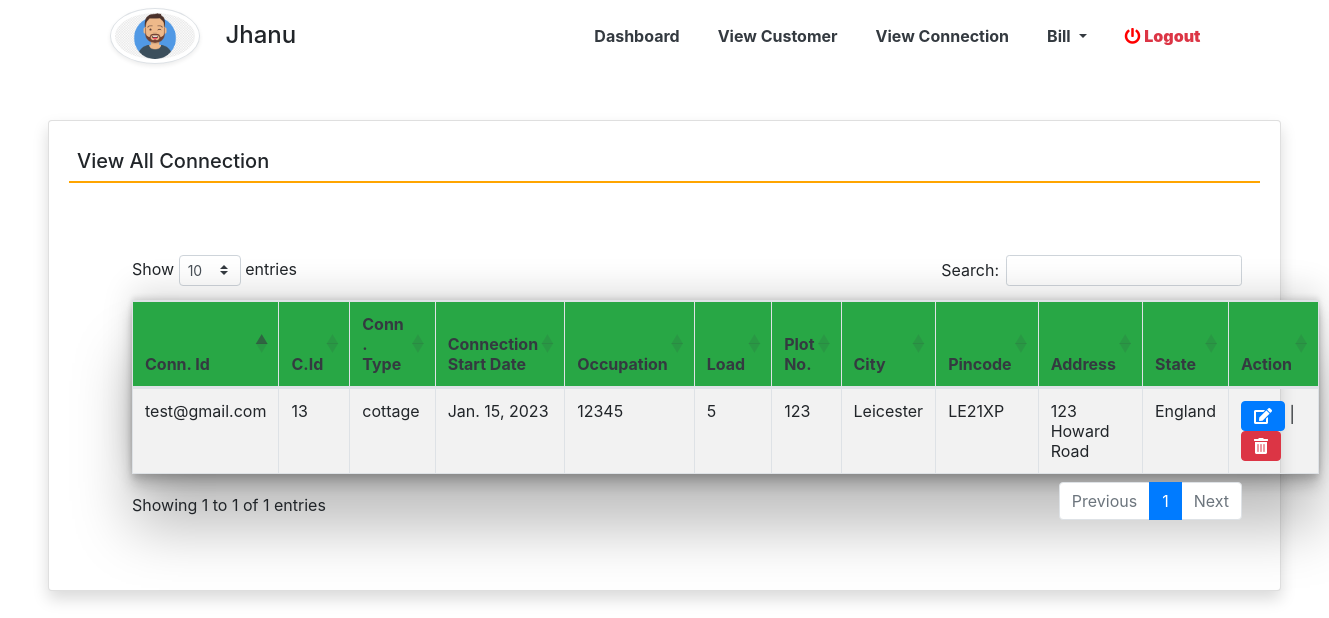
The app's page /view_Connection (signed in) with its own data.
### frontend/models.py (models this page shows, shortened)
class Connection(models.Model):
    customer = models.ForeignKey(Customer,on_delete=models.CASCADE)
    customerconnectionid = models.CharField(max_length=10, null=True)
    customerconnectiontype = models.CharField(max_length=100, null=True)
    customerconnectionstartdate = models.DateField(null=True)
    customeroccupation = models.CharField(max_length=100, null=True)
    customerconnectionload = models.CharField(max_length=100, null=True)
    customerplotno = models.CharField(max_length=50, null=True)
    customercity = models.CharField(max_length=100, null=True)
    customerpincode = models.CharField(max_length=10, null=True)
    customeraddress = models.CharField(max_length=200, null=True)
    customerstate = models.CharField(max_length=100, null=True)
    customerdescription = models.CharField(max_length=250, null=True)

class Customer(models.Model):
    user = models.ForeignKey(User,on_delete=models.CASCADE)
    usercontactnumber = models.CharField(max_length=15, null=True)
    useraddress = models.CharField(max_length=200, null=True)
    usercity = models.CharField(max_length=100,null=True)
    userstate = models.CharField(max_length=100, null=True)
    userregdate = models.DateTimeField(auto_now_add=True)

### frontend/views.py (the view)
# urls.py: path('view_Connection', view_Connection,name='view_Connection'),
def view_Connection(request):
    if not request.user.is_authenticated:
        return redirect('index')
    connection = Connection.objects.all()
    return render(request, 'view_Connection.html', locals())

### frontend/templates/view_Connection.html
{% extends 'navbar1.html' %}
{% load static %}
{% block body1 %}
 <div class="card shadow m-5">
    <div class="card-body">
		<h5 class="p-2" style="border-bottom: 2px solid orange">View All Connection</h5>
     <div class="container m-5">
		<h1 class="text-success text-center"></h1>
		<br>
		<table id="example" class="table table-striped table-bordered" style="width:100%; box-shadow: rgba(0, 0, 0, 0.25) 0px 54px 55px, rgba(0, 0, 0, 0.12) 0px -12px 30px, rgba(0, 0, 0, 0.12) 0px 4px 6px, rgba(0, 0, 0, 0.17) 0px 12px 13px, rgba(0, 0, 0, 0.09) 0px -3px 5px;">
			<thead class="bg-Success" style="background-color: #9e9e9e">
				<tr>
				    <th class="text-Dark">Conn. Id</th>
					<th class="text-Dark">C.Id</th>
					<th class="text-Dark">Conn. Type</th>
					<th class="text-Dark">Connection Start Date</th>
					<th class="text-Dark">Occupation</th>
					<th class="text-Dark">Load</th>
					<th class="text-Dark">Plot No.</th>
					<th class="text-Dark">City</th>
					<th class="text-Dark">Pincode</th>
					<th class="text-Dark">Address</th>
					<th class="text-Dark">State</th>
					<th class="text-Dark">Action</th>
				</tr>
			</thead>
			<tbody>
             {% for i in connection %}
			<tr>
				<td>{{i.customerconnectionid}}</td>
				<td>{{i.customer.id}}</td>
				<td>{{i.customerconnectiontype}}</td>
				<td>{{i.customerconnectionstartdate}}</td>
				<td>{{i.customeroccupation}}</td>
				<td>{{i.customerconnectionload}}</td>
				<td>{{i.customerplotno}}</td>
				<td>{{i.customercity}}</td>
				<td>{{i.customerpincode}}</td>
				<td>{{i.customeraddress}}</td>
				<td>{{i.customerstate}}</td>
				<td><a href="{% url 'edit_Connection' i.id %}" class="btn btn-primary"><i class="fas fa-edit"></i></a> |
					<a href="{% url 'delete_Connection' i.id %}" class="btn btn-danger" onclick="return confirm('Are you sure to delete this Connection Details ?')"><i class="fas fa-trash-alt"></i></a></td>
            </tr>
			{% endfor %}
			</tbody>
		</table>
	</div>
	</div>
 </div>
{% endblock %}

### frontend/templates/navbar1.html (shortened to what this page needs)
{% load static %}
<html>
<head>
<link rel="stylesheet"
	href="https://maxcdn.bootstrapcdn.com/bootstrap/4.5.2/css/bootstrap.min.css">
<link rel="stylesheet"
	href="https://pro.fontawesome.com/releases/v5.10.0/css/all.css"
 />
<link rel="stylesheet"
	href="https://cdnjs.cloudflare.com/ajax/libs/twitter-bootstrap/4.5.2/css/bootstrap.css">
<link rel="stylesheet"
	href="https://cdn.datatables.net/1.11.3/css/dataTables.bootstrap4.min.css">
<link rel="stylesheet" href="{% static 'css/sidebar.css' %}">
</head>
<body>
	<div class="navbar bg-white navbar-expand-sm w-100" id="sidebar">
		<div class="container">
		<div class="bg-white">
			<div class="media d-flex align-items-center">
				<img src="{% static 'images/user12.png' %}" width="90" height="90"
					class="mr-3 rounded-circle img-thumbnail shadow-sm">
				<div class="media-body">
					<h4 class="mb-0" style="text-transform: capitalize;">{{request.user.username}}</h4>
				</div>
			</div>
		</div>
		<ul class="nav flex-row bg-white">
			<li class="nav-item"><a href="{% url 'admin_home' %}"
				class="nav-link text-dark bg-white">
					Dashboard
			</a></li>
			<li class="nav-item"><a href="{% url 'view_Customer' %}"
				class="nav-link text-dark bg-white">
				View Customer
			</a></li>
			<li class="nav-item"><a href="{% url 'view_Connection' %}"
				class="nav-link text-dark bg-white">
				View Connection
			</a></li>
			<li class="nav-item dropdown"><a href=""
				class="nav-link dropdown-toggle text-dark bg-white" id="navbardrop"
				data-toggle="dropdown">  Bill
			</a>
				</li>
			<li class="nav-item">
				<a data-toggle="modal" data-target="#exampleModalCenter" title="logout" class="text-danger float-right nav-link "><i
					class="fas fa-power-off"></i> <b>Logout</b></a>
		</ul>
	</div>
	</div>
		{% block body1 %}
		{% endblock %}
</body>
</html>

### frontend/static/css/sidebar.css (style rules this page uses)
body { background: #ffffff; min-height: 100vh; }
.nav-link { font-weight : bold; }
.fa-power-off { color: red; }

### frontend/templates/navbar1.html (style rules this page uses)
.nav-item { padding: 3px !important; }
h2, h4 { padding: 10px; }

### records on screen
Connection: customerconnectionid "test@gmail.com", customer.id "13", customerconnectiontype "cottage", customerconnectionstartdate "Jan. 15, 2023", customeroccupation "12345", customerconnectionload "5", customerplotno "123", customercity "Leicester", customerpincode "LE21XP", customeraddress "123 Howard Road", customerstate "England"

### other values on screen
{{ request.user.username }} "Jhanu"
